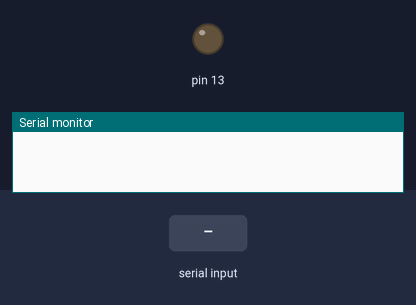
This sketch was run on a simulated Arduino Uno, built with avr-gcc and run on an emulated ATmega328P. Parts: output pins drawn as LEDs (lit = HIGH), the last lines printed to the serial monitor. Dashed ring = blinking. The test bench sets the inputs (shaded band).

Above: at 1.2 s.
1.3 s: "ATLEDDU\n" received over Serial
At 2.2 s:
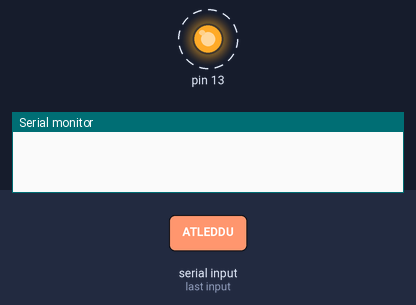
4.3 s: "command1\n" received over Serial
At 6.7 s:
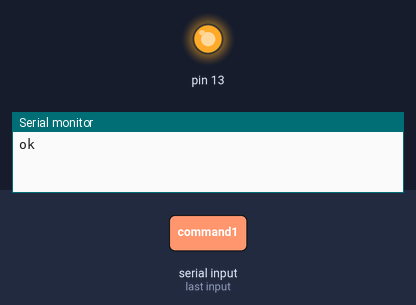
Timing chart, 0 to 8.2 s (numbered marks = the images above; inputs shaded):
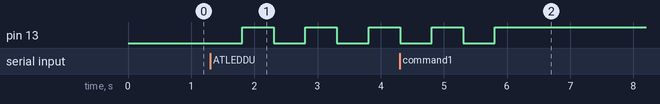

Measured:
- after the input at 1.3 s, pin 13: alternates HIGH for 0.50 s and LOW for 0.50 s, starting after 0.51 s

The sketch:

IOT-sites-1.ino
```cpp
void setup() {
  // put your setup code here, to run once:
  Serial.begin(9600);
  pinMode(13, OUTPUT);
}

void loop() {
  // put your main code here, to run repeatedly:

  if (Serial.available() > 0) {
    String input = Serial.readStringUntil('\n');
    input.trim();

    if (input == "command1" || input == "command2") {
      Serial.println("ok");
    }
    else if (input.startsWith("ATLEDD=")) {
      String state = input.substring(7);
      if (state.equalsIgnoreCase("ON")) {
        digitalWrite(13, HIGH);
        delay(500);
      }
      else if (state.equalsIgnoreCase("OFF")) {
        digitalWrite(13, LOW);
        delay(500);
      }
    }
    else if (input == "ATLEDDU") {
      for (int i = 0; i < 5; i++) {
        digitalWrite(13, LOW);
        delay(500);
        digitalWrite(13, HIGH);
        delay(500);
      }
    }
  }
}
```
